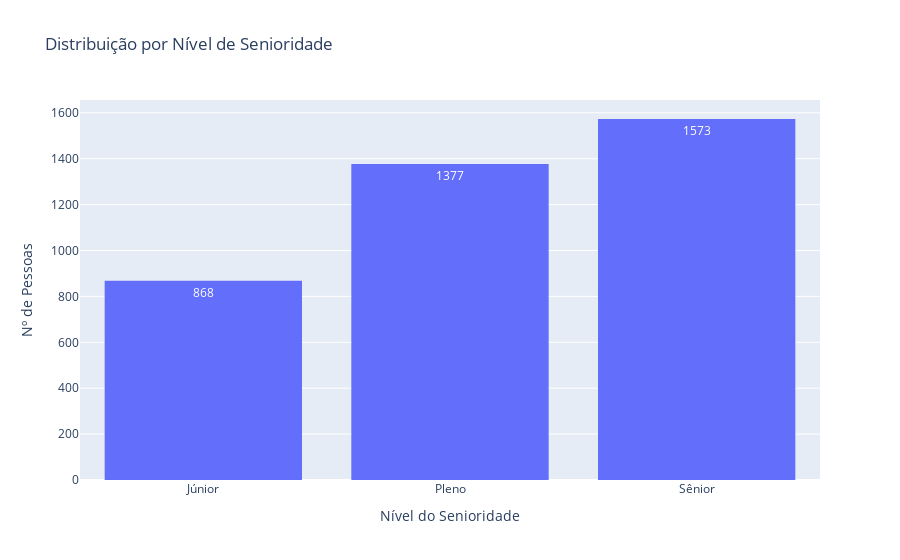

This figure's notebook cell:
### Code cell
# Distribuição por Nível de Senioridade
g2 = px.histogram(
    df,
    x="2.g_nivel",
    title="Distribuição por Nível de Senioridade",
    text_auto=True,
)
g2.update_layout(xaxis_title="Nível do Senioridade", yaxis_title="Nº de Pessoas")
g2.show()

### Figure 1 — Plotly figure (JSON) as saved in the notebook; plotly's stock layout.template omitted (floating-point values rounded to 4 significant figures; data arrays with more than 128 entries replaced by an {"elided": "..."} marker saying what was removed)
{"data": [{"bingroup": "x", "hovertemplate": "2.g_nivel=%{x}<br>count=%{y}<extra></extra>", "legendgroup": "", "marker": {"color": "#636efa", "pattern": {"shape": ""}}, "name": "", "orientation": "v", "showlegend": false, "texttemplate": "%{value}", "type": "histogram", "x": {"elided": "5217 str values"}, "xaxis": "x", "yaxis": "y"}], "layout": {"barmode": "relative", "legend": {"tracegroupgap": 0}, "title": {"text": "Distribuição por Nível de Senioridade"}, "xaxis": {"anchor": "y", "domain": [0, 1], "title": {"text": "Nível do Senioridade"}}, "yaxis": {"anchor": "x", "domain": [0, 1], "title": {"text": "Nº de Pessoas"}}}}
